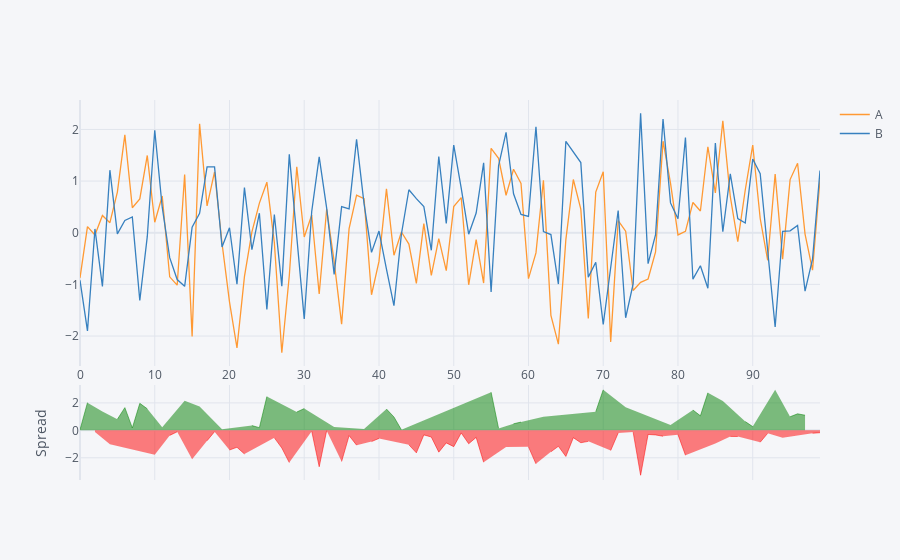

The notebook cell saved with this chart:
### Code cell
data[['A','B']].iplot(kind='spread')
